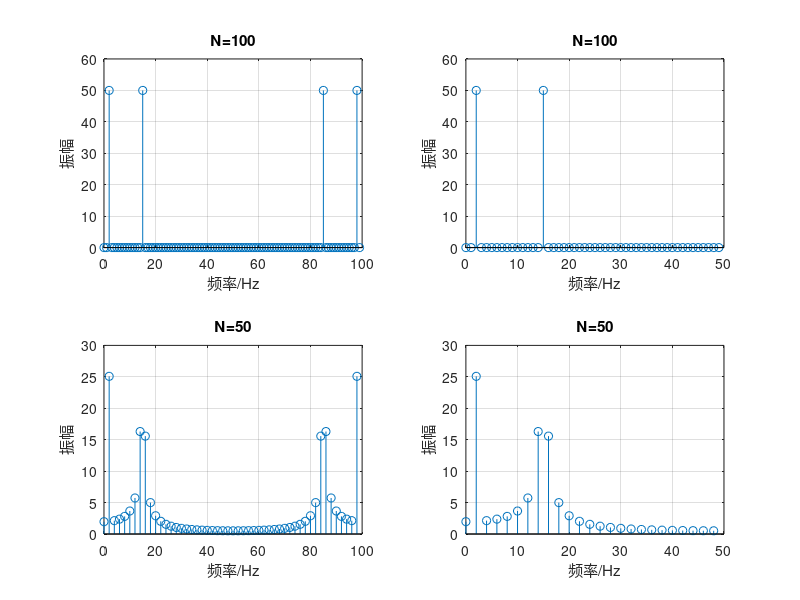

This chart was generated by the following MATLAB code:
clf;
f1t=15;f2t=2;fs=100;N=100;N1=50;
n=0:N-1;
n1=0:N1-1;
t=n/fs;%时间序列
t1=n1/fs;
x=sin(2*pi*f1t*t)+sin(2*pi*f2t*t);
x1=sin(2*pi*f1t*t1)+sin(2*pi*f2t*t1);
y=fft(x,N);
y1=fft(x1,N1);
mag=(abs(y));%图像幅度谱，加log便于显示
mag1=(abs(y1));
f=n*fs/N;     %频率序列
f1=n1*fs/N1;     %频率序列
subplot(2,2,1),stem(f,mag);    %绘出随频率变化的振幅
xlabel('频率/Hz');
ylabel('振幅');title('N=100');grid on;
subplot(2,2,2),stem(f(1:N/2),mag(1:N/2)); %绘出Nyquist频率之前随频率变化的振幅
xlabel('频率/Hz');
ylabel('振幅');title('N=100');grid on;
subplot(2,2,3),stem(f1,mag1);    %绘出随频率变化的振幅
xlabel('频率/Hz');
ylabel('振幅');title('N=50');grid on;
subplot(2,2,4),stem(f1(1:N1/2),mag1(1:N1/2)); %绘出Nyquist频率之前随频率变化的振幅
xlabel('频率/Hz');
ylabel('振幅');title('N=50');grid on;